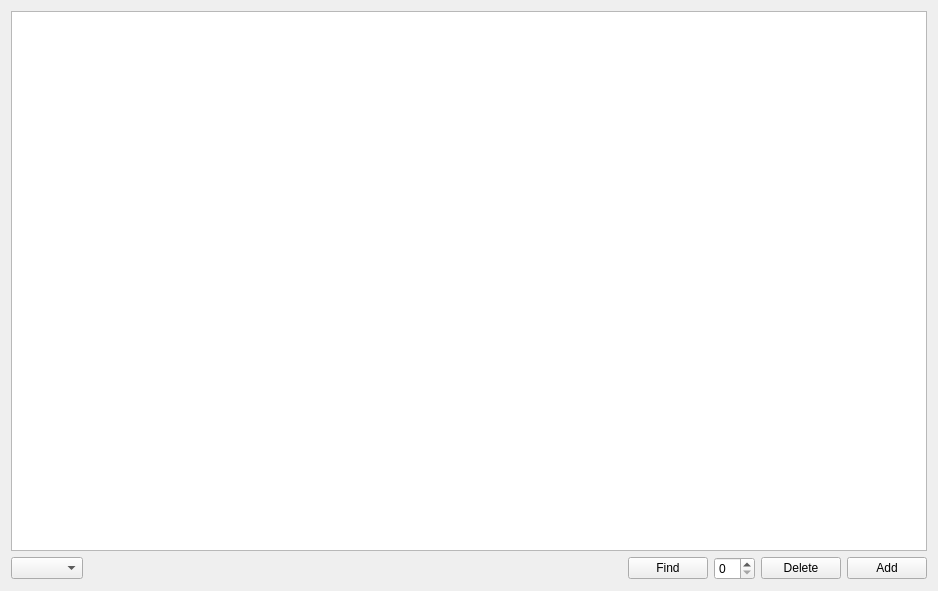
<?xml version="1.0" encoding="UTF-8"?>
<ui version="4.0">
 <class>TreeWidget</class>
 <widget class="QWidget" name="TreeWidget">
  <property name="geometry">
   <rect>
    <x>0</x>
    <y>0</y>
    <width>938</width>
    <height>591</height>
   </rect>
  </property>
  <property name="windowTitle">
   <string>Form</string>
  </property>
  <layout class="QVBoxLayout" name="verticalLayout">
   <item>
    <widget class="QGraphicsView" name="graphicsView"/>
   </item>
   <item>
    <layout class="QHBoxLayout" name="horizontalLayout">
     <item>
      <widget class="QComboBox" name="comboBox">
       <property name="placeholderText">
        <string/>
       </property>
      </widget>
     </item>
     <item>
      <spacer name="horizontalSpacer">
       <property name="orientation">
        <enum>Qt::Horizontal</enum>
       </property>
       <property name="sizeHint" stdset="0">
        <size>
         <width>40</width>
         <height>20</height>
        </size>
       </property>
      </spacer>
     </item>
     <item>
      <widget class="QPushButton" name="pushButtonFind">
       <property name="text">
        <string>Find</string>
       </property>
      </widget>
     </item>
     <item>
      <widget class="QSpinBox" name="spinBox"/>
     </item>
     <item>
      <widget class="QPushButton" name="pushButtonDelete">
       <property name="text">
        <string>Delete</string>
       </property>
      </widget>
     </item>
     <item>
      <widget class="QPushButton" name="pushButtonAdd">
       <property name="text">
        <string>Add</string>
       </property>
      </widget>
     </item>
    </layout>
   </item>
  </layout>
 </widget>
 <resources/>
 <connections/>
</ui>
